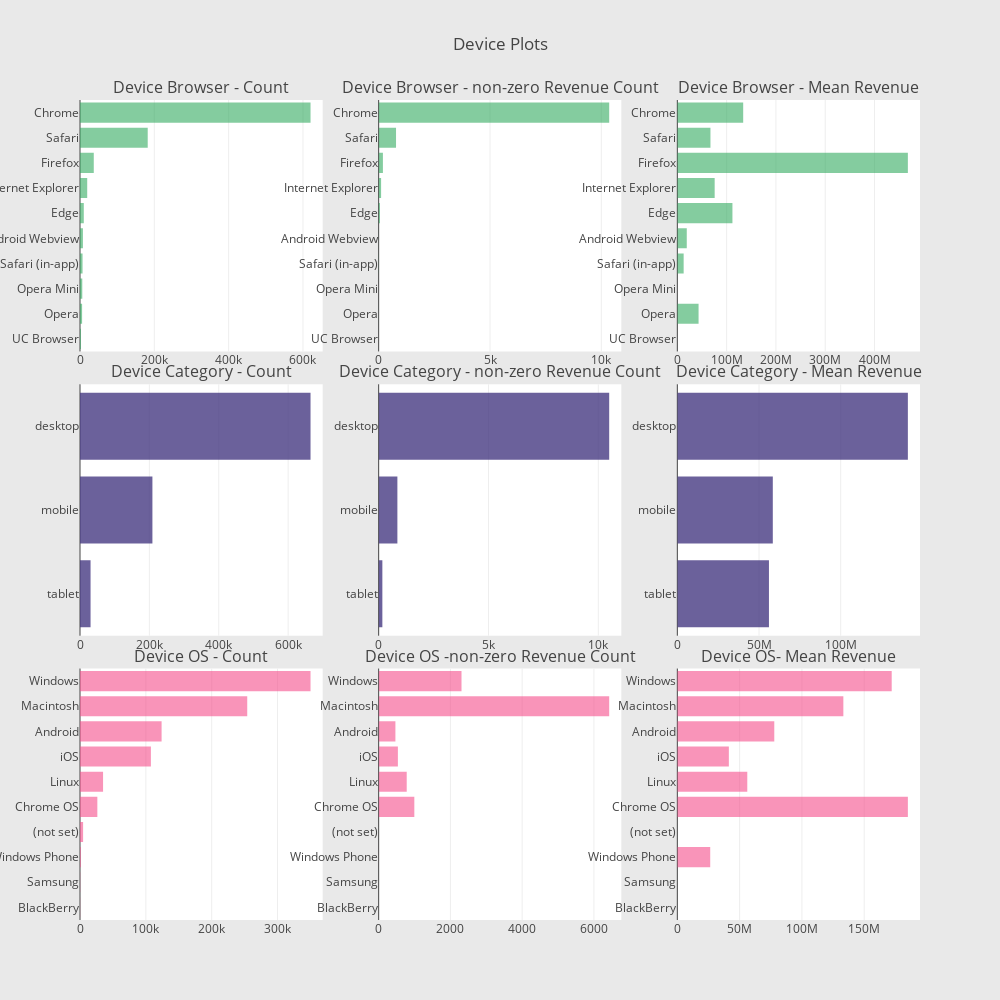

The code cell stored with this chart in its notebook:
### Code cell
# create subplot
fig = tools.make_subplots(rows=3, cols=3, vertical_spacing=0.04,
                         subplot_titles=['Device Browser - Count', 'Device Browser - non-zero Revenue Count','Device Browser - Mean Revenue',
                                         'Device Category - Count', 'Device Category - non-zero Revenue Count','Device Category - Mean Revenue',
                                         'Device OS - Count','Device OS -non-zero Revenue Count','Device OS- Mean Revenue']
                                              )
fig.append_trace(trace1,1,1)
fig.append_trace(trace2,1,2)
fig.append_trace(trace3,1,3)
fig.append_trace(trace4,2,1)
fig.append_trace(trace5,2,2)
fig.append_trace(trace6,2,3)
fig.append_trace(trace7,3,1)
fig.append_trace(trace8,3,2)
fig.append_trace(trace9,3,3)
fig['layout'].update(height=1000,width=1000,paper_bgcolor='rgb(233,233,233)',title='Device Plots')
py.iplot(fig,filename='device-plots')

### Figure 1 — Plotly figure (JSON) as saved in the notebook; plotly's stock layout.template omitted (floating-point values rounded to 4 significant figures)
{"data": [{"marker": {"color": "rgba(50,171,96,0.6)"}, "orientation": "h", "showlegend": false, "type": "bar", "x": [2427, 5643, 6139, 6850, 7865, 10205, 19375, 37069, 182245, 620364], "xaxis": "x1", "y": ["UC Browser", "Opera", "Opera Mini", "Safari (in-app)", "Android Webview", "Edge", "Internet Explorer", "Firefox", "Safari", "Chrome"], "yaxis": "y1"}, {"marker": {"color": "rgba(50,171,96,0.6)"}, "orientation": "h", "showlegend": false, "type": "bar", "x": [0, 5, 0, 12, 6, 58, 109, 191, 780, 10353], "xaxis": "x2", "y": ["UC Browser", "Opera", "Opera Mini", "Safari (in-app)", "Android Webview", "Edge", "Internet Explorer", "Firefox", "Safari", "Chrome"], "yaxis": "y2"}, {"marker": {"color": "rgba(50,171,96,0.6)"}, "orientation": "h", "showlegend": false, "type": "bar", "x": [null, 43070000, null, 12810000.0, 19140000.0, 111800000.0, 75740000.0, 467600000.0, 67180000.0, 133600000.0], "xaxis": "x3", "y": ["UC Browser", "Opera", "Opera Mini", "Safari (in-app)", "Android Webview", "Edge", "Internet Explorer", "Firefox", "Safari", "Chrome"], "yaxis": "y3"}, {"marker": {"color": "rgba(71,58,131,0.8)"}, "orientation": "h", "showlegend": false, "type": "bar", "x": [30449, 208725, 664479], "xaxis": "x4", "y": ["tablet", "mobile", "desktop"], "yaxis": "y4"}, {"marker": {"color": "rgba(71,58,131,0.8)"}, "orientation": "h", "showlegend": false, "type": "bar", "x": [168, 852, 10495], "xaxis": "x5", "y": ["tablet", "mobile", "desktop"], "yaxis": "y5"}, {"marker": {"color": "rgba(71,58,131,0.8)"}, "orientation": "h", "showlegend": false, "type": "bar", "x": [56080000.0, 58430000.0, 141100000.0], "xaxis": "x6", "y": ["tablet", "mobile", "desktop"], "yaxis": "y6"}, {"marker": {"color": "rgba(246, 78, 139, 0.6)"}, "orientation": "h", "showlegend": false, "type": "bar", "x": [218, 280, 1216, 4695, 26337, 35034, 107665, 123892, 253938, 350072], "xaxis": "x7", "y": ["BlackBerry", "Samsung", "Windows Phone", "(not set)", "Chrome OS", "Linux", "iOS", "Android", "Macintosh", "Windows"], "yaxis": "y7"}, {"marker": {"color": "rgba(246, 78, 139, 0.6)"}, "orientation": "h", "showlegend": false, "type": "bar", "x": [0, 0, 1, 0, 994, 782, 536, 467, 6426, 2309], "xaxis": "x8", "y": ["BlackBerry", "Samsung", "Windows Phone", "(not set)", "Chrome OS", "Linux", "iOS", "Android", "Macintosh", "Windows"], "yaxis": "y8"}, {"marker": {"color": "rgba(246, 78, 139, 0.6)"}, "orientation": "h", "showlegend": false, "type": "bar", "x": [null, null, 26400000, null, 185000000.0, 56150000.0, 41360000.0, 77820000.0, 133300000.0, 172100000.0], "xaxis": "x9", "y": ["BlackBerry", "Samsung", "Windows Phone", "(not set)", "Chrome OS", "Linux", "iOS", "Android", "Macintosh", "Windows"], "yaxis": "y9"}], "layout": {"annotations": [{"font": {"size": 16}, "showarrow": false, "text": "Device Browser - Count", "x": 0.1444, "xanchor": "center", "xref": "paper", "y": 1, "yanchor": "bottom", "yref": "paper"}, {"font": {"size": 16}, "showarrow": false, "text": "Device Browser - non-zero Revenue Count", "x": 0.5, "xanchor": "center", "xref": "paper", "y": 1, "yanchor": "bottom", "yref": "paper"}, {"font": {"size": 16}, "showarrow": false, "text": "Device Browser - Mean Revenue", "x": 0.8556, "xanchor": "center", "xref": "paper", "y": 1, "yanchor": "bottom", "yref": "paper"}, {"font": {"size": 16}, "showarrow": false, "text": "Device Category - Count", "x": 0.1444, "xanchor": "center", "xref": "paper", "y": 0.6533, "yanchor": "bottom", "yref": "paper"}, {"font": {"size": 16}, "showarrow": false, "text": "Device Category - non-zero Revenue Count", "x": 0.5, "xanchor": "center", "xref": "paper", "y": 0.6533, "yanchor": "bottom", "yref": "paper"}, {"font": {"size": 16}, "showarrow": false, "text": "Device Category - Mean Revenue", "x": 0.8556, "xanchor": "center", "xref": "paper", "y": 0.6533, "yanchor": "bottom", "yref": "paper"}, {"font": {"size": 16}, "showarrow": false, "text": "Device OS - Count", "x": 0.1444, "xanchor": "center", "xref": "paper", "y": 0.3067, "yanchor": "bottom", "yref": "paper"}, {"font": {"size": 16}, "showarrow": false, "text": "Device OS -non-zero Revenue Count", "x": 0.5, "xanchor": "center", "xref": "paper", "y": 0.3067, "yanchor": "bottom", "yref": "paper"}, {"font": {"size": 16}, "showarrow": false, "text": "Device OS- Mean Revenue", "x": 0.8556, "xanchor": "center", "xref": "paper", "y": 0.3067, "yanchor": "bottom", "yref": "paper"}], "height": 1000, "paper_bgcolor": "rgb(233,233,233)", "title": "Device Plots", "width": 1000, "xaxis1": {"anchor": "y1", "domain": [0, 0.2889]}, "xaxis2": {"anchor": "y2", "domain": [0.3556, 0.6444]}, "xaxis3": {"anchor": "y3", "domain": [0.7111, 1]}, "xaxis4": {"anchor": "y4", "domain": [0, 0.2889]}, "xaxis5": {"anchor": "y5", "domain": [0.3556, 0.6444]}, "xaxis6": {"anchor": "y6", "domain": [0.7111, 1]}, "xaxis7": {"anchor": "y7", "domain": [0, 0.2889]}, "xaxis8": {"anchor": "y8", "domain": [0.3556, 0.6444]}, "xaxis9": {"anchor": "y9", "domain": [0.7111, 1]}, "yaxis1": {"anchor": "x1", "domain": [0.6933, 1]}, "yaxis2": {"anchor": "x2", "domain": [0.6933, 1]}, "yaxis3": {"anchor": "x3", "domain": [0.6933, 1]}, "yaxis4": {"anchor": "x4", "domain": [0.3467, 0.6533]}, "yaxis5": {"anchor": "x5", "domain": [0.3467, 0.6533]}, "yaxis6": {"anchor": "x6", "domain": [0.3467, 0.6533]}, "yaxis7": {"anchor": "x7", "domain": [0, 0.3067]}, "yaxis8": {"anchor": "x8", "domain": [0, 0.3067]}, "yaxis9": {"anchor": "x9", "domain": [0, 0.3067]}}}
